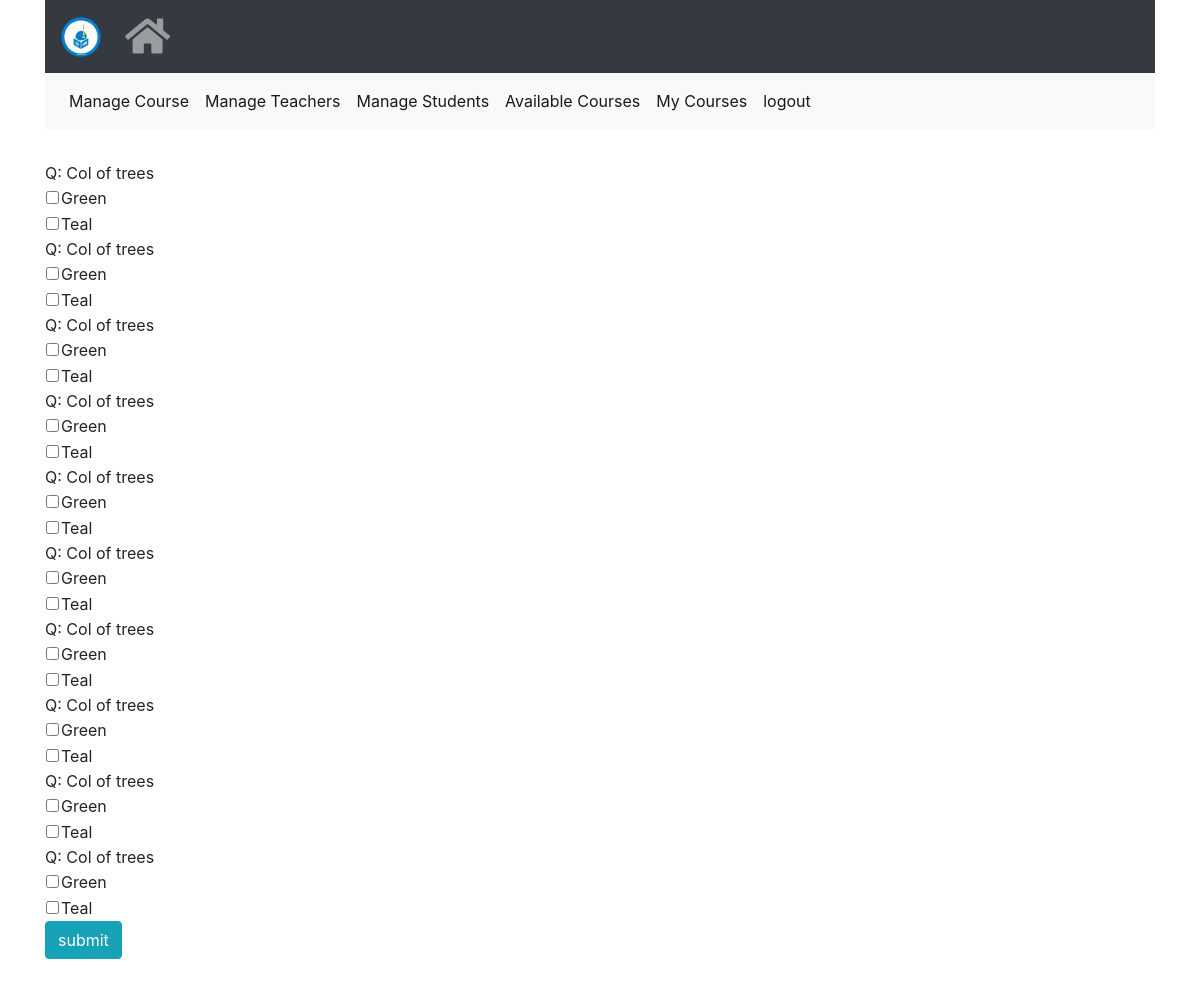
Page /course/section/1/quiz (signed in) on the committed database.
### modules/quiz/models.py (models this page shows, shortened)
class Quiz(db.Model):
    __tablename__ = 'quizes'
    id = db.Column(db.Integer, primary_key=True)
    name = db.Column(db.String(100))
    question = db.Column(db.String(100))
    section_id = db.Column(db.Integer, db.ForeignKey('sections.id'),
        nullable=False)
    answers = db.relationship('Answer', backref='quiz', lazy=True,
        cascade="all, delete, delete-orphan")
    def delete(self):
        db.session.delete(self)
        db.session.commit()

class Answer(db.Model):
    __tablename__ = 'answers'
    id = db.Column(db.Integer, primary_key=True)
    string = db.Column(db.String(100))
    correct = db.Column(db.Boolean)
    quizz_id = db.Column(db.Integer, db.ForeignKey('quizes.id'),
        nullable=False)

### modules/course/view.py (the view)
@course_blueprint.route("/section/<section_id>/quiz", methods=['GET', 'POST'])
@login_required
def take_quiz(section_id):
    context = base_context()
    section = Section.query.get(section_id)
    course_id = section.course.id
    context['section'] = section
    return render_template('course/take_quiz.html', **context)

### app.py (called while the page is built)
def create_app(config_name):
    app = Flask(__name__)
    configuration = app_config[config_name]
    app.config.from_object(configuration)
    db.init_app(app)
    ma.init_app(app)
    csrf = CSRFProtect(app)
    configure_uploads(app, photos)
    login_manager.init_app(app)
    login_manager.login_view = configuration.LOGIN_VIEW
    login_manager.login_message = configuration.LOGIN_MESSAGE
    @login_manager.user_loader
    def load_user(id):
        return User.query.get(id)
    for module in os.listdir("modules"):
        if module.startswith("__"):
            continue
        mod = importlib.import_module("modules.{}.view".format(module))
        app.register_blueprint(getattr(mod, "{}_blueprint".format(module)))
    @app.route("/")
    def index():
        return redirect(configuration.HOMEPAGE_URL)
    return app

### shopyoapi/enhance.py (called while the page is built)
def base_context():
    base_context = {
        'MESSAGE': '',
        'current_user': current_user
    }
    return base_context.copy()

### modules/course/templates/course/take_quiz.html (shortened to what this page needs)
{% extends "base/base.html" %}
{% block content %}
{%include 'course/partials/nav.html'%}
<br>
<form action="{{url_for('course.check_quiz', section_id=section.id)}}" method="POST">
{%for quiz in section.quizzes%}
    Q: {{quiz.question}}
    <table class="">
        <tbody>
            {%for answer in quiz.answers%}
                <tr>
                    <td>
                        <input type="checkbox" name="quiz_{{quiz.id}}_answer_{{answer.id}}">
                    </td>
                    <td>
                        {{answer.string}}
                    </td>
                </tr>
            {%endfor%}
        </tbody>
    </table>
{%endfor%}
    <input type="submit" name="" value="submit" class="btn btn-info">
</form>
<br>
{% endblock %}

### modules/base/templates/base/base.html (style rules this page uses)
html { scroll-behavior: smooth; }

### rows in the picture
Quiz: question "Col of trees"
Answer: string "Green"
Answer: string "Teal"
Quiz: question "Col of trees"
Answer: string "Green"
Answer: string "Teal"
Quiz: question "Col of trees"
Answer: string "Green"
Answer: string "Teal"
Quiz: question "Col of trees"
Answer: string "Green"
Answer: string "Teal"
Quiz: question "Col of trees"
Answer: string "Green"
Answer: string "Teal"
Quiz: question "Col of trees"
Answer: string "Green"
Answer: string "Teal"
Quiz: question "Col of trees"
Answer: string "Green"
Answer: string "Teal"
Quiz: question "Col of trees"
Answer: string "Green"
Answer: string "Teal"
Quiz: question "Col of trees"
Answer: string "Green"
Answer: string "Teal"
Quiz: question "Col of trees"
Answer: string "Green"
Answer: string "Teal"
